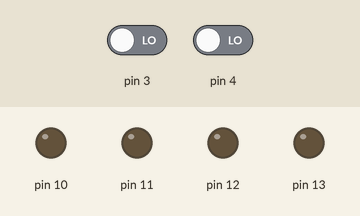
Bench run of a sketch on a simulated Arduino Uno, built with avr-gcc and run on an emulated ATmega328P. On the bench: output pins drawn as LEDs (lit = HIGH). The inputs (shaded band) are chosen by the test bench; at power-on: pin 3 LOW, pin 4 LOW.

Above: at 1.2 s.
1.3 s: pin 3 driven HIGH
At 1.6 s:
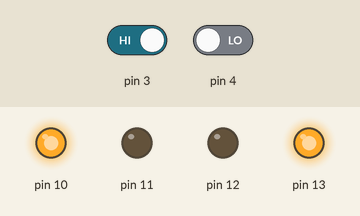
2.8 s: pin 4 driven HIGH
At 4.0 s:
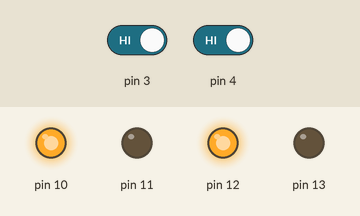
4.3 s: pin 3 driven LOW
At 5.1 s:
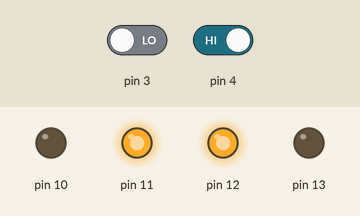
Timing chart, 0 to 7.3 s (numbered marks = the images above; inputs shaded):
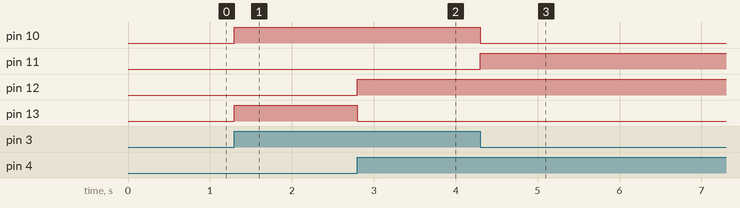

Measured:
- after the input at 1.3 s, pin 10, pin 13: LOW → HIGH at once
- after the input at 2.8 s, pin 12: LOW → HIGH at once; pin 13: HIGH → LOW at once
- after the input at 4.3 s, pin 10: HIGH → LOW at once; pin 11: LOW → HIGH at once

The sketch:

linefollwer.ino
```cpp
void setup()
{
  pinMode(10,OUTPUT);
  pinMode(11,OUTPUT);
  pinMode(12,OUTPUT);
  pinMode(13,OUTPUT);
  pinMode(3,INPUT);
  pinMode(4,INPUT);

}
void loop()
{
  int r=digitalRead(3);
  int l=digitalRead(4);
  if(r==HIGH && l==HIGH)
  {
    digitalWrite(10,HIGH);
    digitalWrite(11,LOW);
    digitalWrite(12,HIGH);
    digitalWrite(13,LOW);

  }
  else if(r==HIGH && l==LOW)
  {
    digitalWrite(10,HIGH);
    digitalWrite(11,LOW);
    digitalWrite(12,LOW);
    digitalWrite(13,HIGH);
  }
  else if(r==LOW && l==HIGH)
  {
    digitalWrite(10,LOW);
    digitalWrite(11,HIGH);
    digitalWrite(12,HIGH);
    digitalWrite(13,LOW);
  }

}
```
